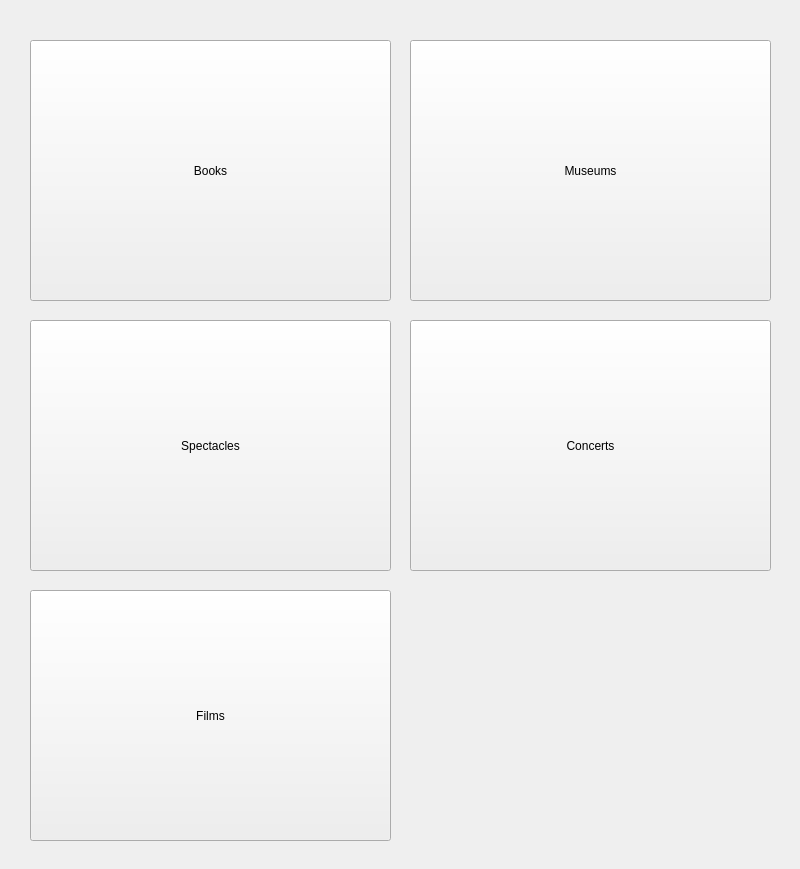
<?xml version="1.0" encoding="UTF-8"?>
<ui version="4.0">
 <class>MainWindow</class>
 <widget class="QMainWindow" name="MainWindow">
  <property name="geometry">
   <rect>
    <x>0</x>
    <y>0</y>
    <width>800</width>
    <height>869</height>
   </rect>
  </property>
  <property name="windowTitle">
   <string>MainWindow</string>
  </property>
  <widget class="QWidget" name="centralwidget">
   <widget class="QPushButton" name="buttonBooks">
    <property name="geometry">
     <rect>
      <x>30</x>
      <y>40</y>
      <width>361</width>
      <height>261</height>
     </rect>
    </property>
    <property name="text">
     <string>Books</string>
    </property>
   </widget>
   <widget class="QPushButton" name="buttonMuseums">
    <property name="geometry">
     <rect>
      <x>410</x>
      <y>40</y>
      <width>361</width>
      <height>261</height>
     </rect>
    </property>
    <property name="text">
     <string>Museums</string>
    </property>
   </widget>
   <widget class="QPushButton" name="buttonTheatre">
    <property name="geometry">
     <rect>
      <x>30</x>
      <y>320</y>
      <width>361</width>
      <height>251</height>
     </rect>
    </property>
    <property name="text">
     <string>Spectacles</string>
    </property>
   </widget>
   <widget class="QPushButton" name="buttonConcerts">
    <property name="geometry">
     <rect>
      <x>410</x>
      <y>320</y>
      <width>361</width>
      <height>251</height>
     </rect>
    </property>
    <property name="text">
     <string>Concerts</string>
    </property>
   </widget>
   <widget class="QPushButton" name="buttonFilms">
    <property name="geometry">
     <rect>
      <x>30</x>
      <y>590</y>
      <width>361</width>
      <height>251</height>
     </rect>
    </property>
    <property name="text">
     <string>Films</string>
    </property>
   </widget>
  </widget>
 </widget>
 <resources/>
 <connections/>
</ui>
